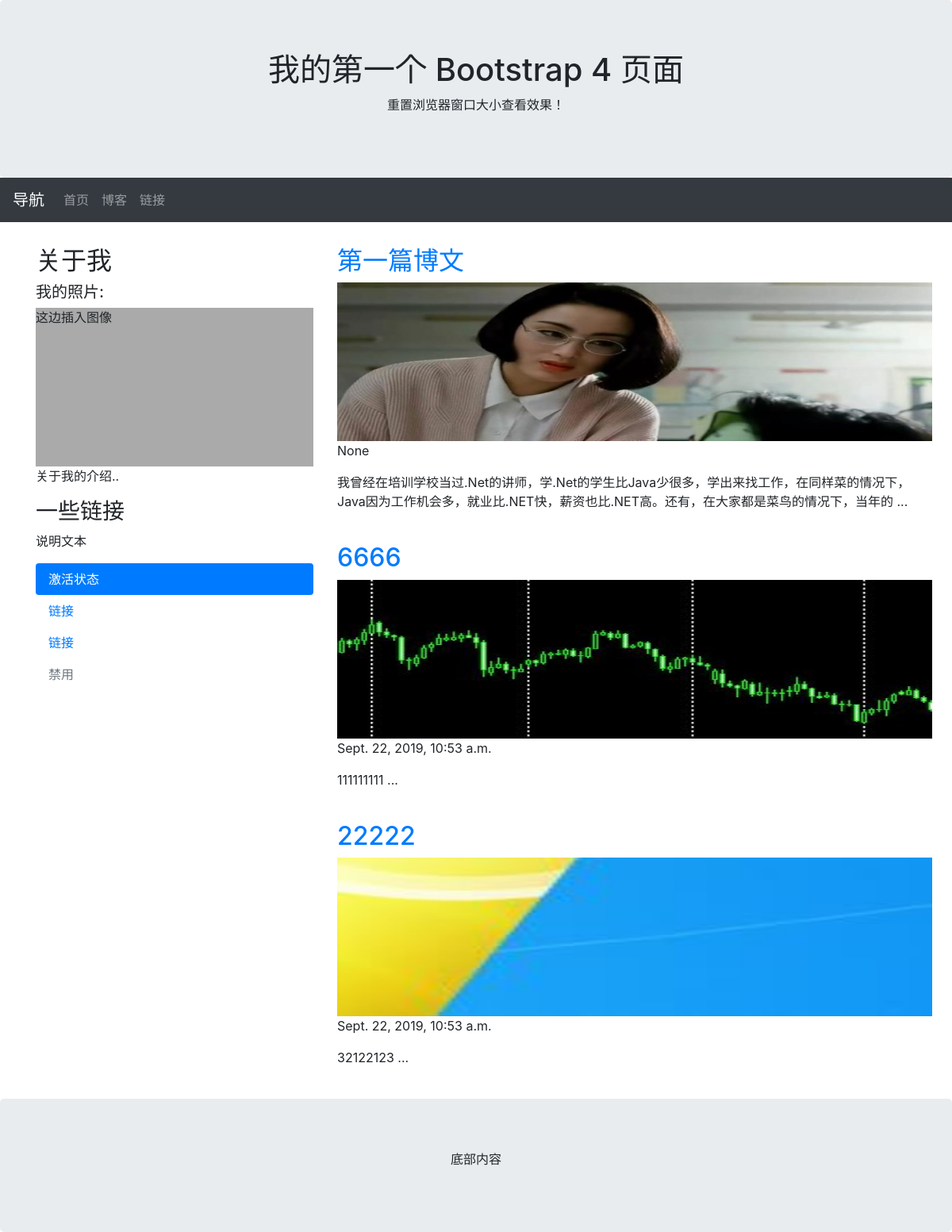
Screenshot of /blog/ with the database file from the repository.
### blog/models.py (models this page shows, shortened)
class Blog(models.Model):
    title = models.CharField(max_length=50)
    creat_time = models.DateTimeField()
    image = models.ImageField(default='default.png', upload_to='images/')
    text = models.TextField()
    def short_text(self):
        return self.text[:100] + '  ...'

### blog/views.py (the view)
# urls.py: path('',blog_page),
def blog_page(request):
    blogs = Blog.objects
    return render(request,'blog.html',{'blogs':blogs})

### blog/templates/blog.html (shortened to what this page needs)
<!DOCTYPE html>
<html lang="en">
<head>
  <link rel="stylesheet" href="https://cdn.staticfile.org/twitter-bootstrap/4.3.1/css/bootstrap.min.css">
</head>
<body>
<div class="jumbotron text-center" style="margin-bottom:0">
  <h1>我的第一个 Bootstrap 4 页面</h1>
  <p>重置浏览器窗口大小查看效果！</p>
</div>
<nav class="navbar navbar-expand-sm bg-dark navbar-dark">
  <a class="navbar-brand" href="#">导航</a>
  <div class="collapse navbar-collapse" id="collapsibleNavbar">
    <ul class="navbar-nav">
      <li class="nav-item">
        <a class="nav-link" href="..">首页</a>
      </li>
      <li class="nav-item">
        <a class="nav-link" href="/blog">博客</a>
      </li>
      <li class="nav-item">
        <a class="nav-link" href="#">链接</a>
      </li>
    </ul>
  </div>
</nav>
<div class="container" style="margin-top:30px">
  <div class="row">
    <div class="col-sm-4">
      <h2>关于我</h2>
      <h5>我的照片:</h5>
      <div class="fakeimg">这边插入图像</div>
      <p>关于我的介绍..</p>
      <h3>一些链接</h3>
      <p>说明文本</p>
      <ul class="nav nav-pills flex-column">
        <li class="nav-item">
          <a class="nav-link active" href="#">激活状态</a>
        </li>
        <li class="nav-item">
          <a class="nav-link" href="#">链接</a>
        </li>
        <li class="nav-item">
          <a class="nav-link" href="#">链接</a>
        </li>
        <li class="nav-item">
          <a class="nav-link disabled" href="#">禁用</a>
        </li>
      </ul>
    </div>
    <div class="col-sm-8">
            {% for blog in blogs.all %}
      <h2><a href="{{blog.id}}">{{ blog.title }}</a></h2>
      <div class="fakeimg"><img class="fakeimg" width="750" src="{{ blog.image.url }}" alt=""></div>
      <p>{{ blog.creat_time }}</p>
      <p>{{ blog.short_text }}</p>
      <br>
      {% endfor %}
    </div>
  </div>
</div>
<div class="jumbotron text-center" style="margin-bottom:0">
  <p>底部内容</p>
</div>
</body>
</html>

### blog/templates/blog.html (style rules this page uses)
.fakeimg { height: 200px; background: #aaa; }

### rows the page displays
Blog: title "第一篇博文", image (placeholder picture), creat_time "None", short_text "我曾经在培训学校当过.Net的讲师，学.Net的学生比Java少很多，学出来找工作，在同样菜的情况下，Java因为工作机会多，就业比.NET快，薪资也比.NET高。还有，在大家都是菜鸟的情况下，当年的 ..."
Blog: title "6666", image (picture), creat_time "Sept. 22, 2019, 10:53 a.m.", short_text "111111111 ..."
Blog: title "22222", image (picture), creat_time "Sept. 22, 2019, 10:53 a.m.", short_text "32122123 ..."
